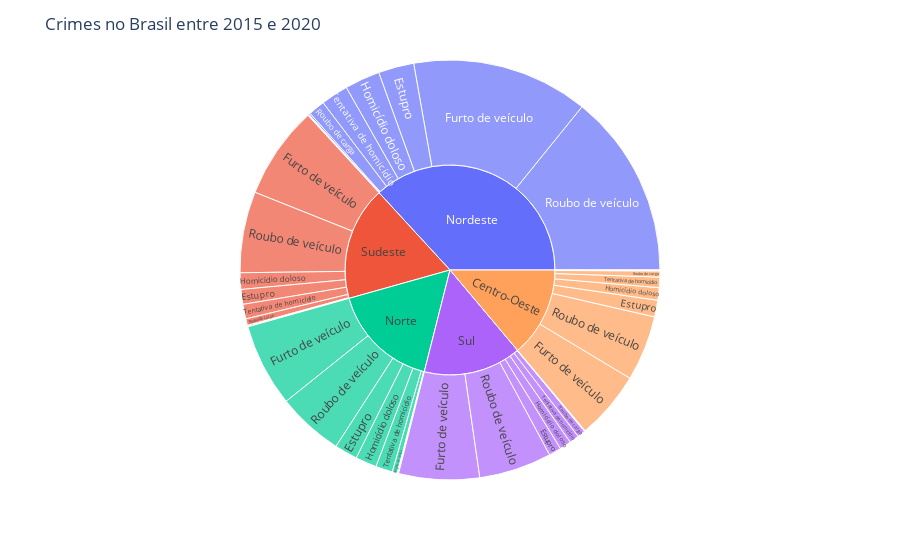

Notebook code for this chart:
### Code cell
# grafico

df = dict(regioes=regiao, crimes=crime, ocorrencias=ocorrencias) #informações que estarão no gráfico

#as ocorrencias são os valores tanto das regiões, quanto dos crimes
#o path é utilizado para atribuir os valores (as ocorrencias) para 'regioes' e 'crimes'

fig = px.sunburst(df, path=['regioes', 'crimes'], values='ocorrencias')

fig.update_layout(
    height = 500, #tamanho do gráfico em px
    title =  {"text": "Crimes no Brasil entre 2015 e 2020"} #título
)

fig
#pag = dash.Dash()

#pag.layout = html.Div([
#    html.H1('Crimes Brasil 2015 - 2020'),
#    html.Br(),
#    dcc.Graph(figure = fig)
#])

#pag.run_server(use_reloader = False, debug = True)

### Figure 1 — Plotly figure (JSON) as saved in the notebook; plotly's stock layout.template omitted (floating-point values rounded to 4 significant figures)
{"data": [{"branchvalues": "total", "domain": {"x": [0, 1], "y": [0, 1]}, "hovertemplate": "labels=%{label}<br>ocorrencias=%{value}<br>parent=%{parent}<br>id=%{id}<extra></extra>", "ids": ["Centro-Oeste/Estupro", "Nordeste/Estupro", "Norte/Estupro", "Sudeste/Estupro", "Sul/Estupro", "Centro-Oeste/Furto de veículo", "Nordeste/Furto de veículo", "Norte/Furto de veículo", "Sudeste/Furto de veículo", "Sul/Furto de veículo", "Centro-Oeste/Homicídio doloso", "Nordeste/Homicídio doloso", "Norte/Homicídio doloso", "Sudeste/Homicídio doloso", "Sul/Homicídio doloso", "Centro-Oeste/Lesão corporal seguida de morte", "Nordeste/Lesão corporal seguida de morte", "Norte/Lesão corporal seguida de morte", "Sudeste/Lesão corporal seguida de morte", "Sul/Lesão corporal seguida de morte", "Centro-Oeste/Roubo a instituição financeira", "Nordeste/Roubo a instituição financeira", "Norte/Roubo a instituição financeira", "Sudeste/Roubo a instituição financeira", "Sul/Roubo a instituição financeira", "Centro-Oeste/Roubo de carga", "Nordeste/Roubo de carga", "Norte/Roubo de carga", "Sudeste/Roubo de carga", "Sul/Roubo de carga", "Centro-Oeste/Roubo de veículo", "Nordeste/Roubo de veículo", "Norte/Roubo de veículo", "Sudeste/Roubo de veículo", "Sul/Roubo de veículo", "Centro-Oeste/Roubo seguido de morte (latrocínio)", "Nordeste/Roubo seguido de morte (latrocínio)", "Norte/Roubo seguido de morte (latrocínio)", "Sudeste/Roubo seguido de morte (latrocínio)", "Sul/Roubo seguido de morte (latrocínio)", "Centro-Oeste/Tentativa de homicídio", "Nordeste/Tentativa de homicídio", "Norte/Tentativa de homicídio", "Sudeste/Tentativa de homicídio", "Sul/Tentativa de homicídio", "Centro-Oeste", "Nordeste", "Norte", "Sudeste", "Sul"], "labels": ["Estupro", "Estupro", "Estupro", "Estupro", "Estupro", "Furto de veículo", "Furto de veículo", "Furto de veículo", "Furto de veículo", "Furto de veículo", "Homicídio doloso", "Homicídio doloso", "Homicídio doloso", "Homicídio doloso", "Homicídio doloso", "Lesão corporal seguida de morte", "Lesão corporal seguida de morte", "Lesão corporal seguida de morte", "Lesão corporal seguida de morte", "Lesão corporal seguida de morte", "Roubo a instituição financeira", "Roubo a instituição financeira", "Roubo a instituição financeira", "Roubo a instituição financeira", "Roubo a instituição financeira", "Roubo de carga", "Roubo de carga", "Roubo de carga", "Roubo de carga", "Roubo de carga", "Roubo de veículo", "Roubo de veículo", "Roubo de veículo", "Roubo de veículo", "Roubo de veículo", "Roubo seguido de morte (latrocínio)", "Roubo seguido de morte (latrocínio)", "Roubo seguido de morte (latrocínio)", "Roubo seguido de morte (latrocínio)", "Roubo seguido de morte (latrocínio)", "Tentativa de homicídio", "Tentativa de homicídio", "Tentativa de homicídio", "Tentativa de homicídio", "Tentativa de homicídio", "Centro-Oeste", "Nordeste", "Norte", "Sudeste", "Sul"], "name": "", "parents": ["Centro-Oeste", "Nordeste", "Norte", "Sudeste", "Sul", "Centro-Oeste", "Nordeste", "Norte", "Sudeste", "Sul", "Centro-Oeste", "Nordeste", "Norte", "Sudeste", "Sul", "Centro-Oeste", "Nordeste", "Norte", "Sudeste", "Sul", "Centro-Oeste", "Nordeste", "Norte", "Sudeste", "Sul", "Centro-Oeste", "Nordeste", "Norte", "Sudeste", "Sul", "Centro-Oeste", "Nordeste", "Norte", "Sudeste", "Sul", "Centro-Oeste", "Nordeste", "Norte", "Sudeste", "Sul", "Centro-Oeste", "Nordeste", "Norte", "Sudeste", "Sul", "", "", "", "", ""], "type": "sunburst", "values": [48076, 102752, 66339, 42611, 35587, 196670, 508953, 239364, 267377, 232504, 36046, 101498, 61288, 47557, 33013, 794, 1925, 1088, 709, 473, 489, 1753, 680, 1248, 705, 17533, 47772, 14492, 19230, 22723, 188280, 530992, 191367, 233812, 209799, 1368, 4546, 2048, 2112, 1605, 30128, 78940, 48667, 42032, 27939, 519384, 1379131, 625333, 656688, 564348]}], "layout": {"autosize": true, "legend": {"tracegroupgap": 0}, "margin": {"t": 60}, "title": {"text": "Crimes no Brasil entre 2015 e 2020"}}}
